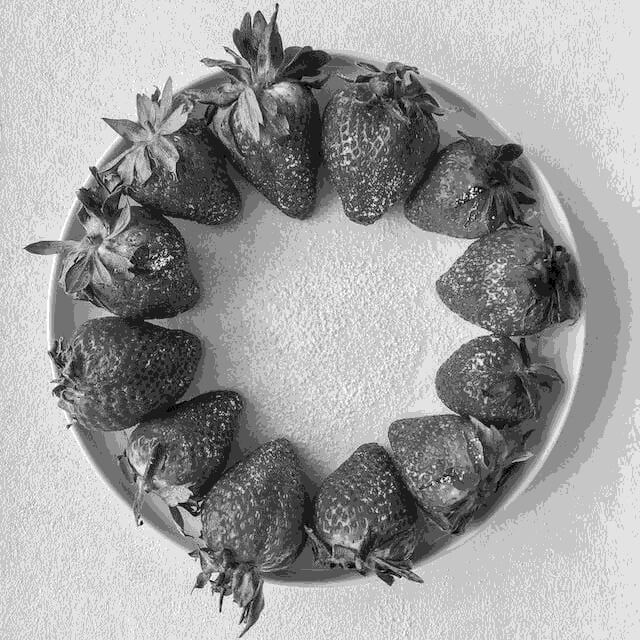
//> input picture Image/Image2.jpg, 640 x 640 px
$ ./CannyEdge   (built with g++ and OpenCV 4)
//> lines starting //> are read from the running program, lines starting //| are printed output that depends on the picture; after the words box and inside, x2 and y2 are one past the last pixel; in counts of white or black regions, pixels touching at a corner belong together
### Code/HightPass/CannyEdge/Header.h
#ifndef _HEADER_H_
#define _HEADER_H_

#include <opencv2/opencv.hpp>
#include <iostream>
#include <vector>
#include <cmath>

using namespace cv;
using namespace std;

class CannyEdge
{
public:
	static Mat CannyEdgeFilter(const Mat& img, double lowThresh, double highThresh);

private:
	static void computeGradient(const Mat& gx, const Mat& gy, Mat& magnitude, Mat& angle);
	static Mat nonMaxSuppression(const Mat& magnitude, const Mat& angle);
	static Mat hysteresis(const Mat& img, double lowThresh, double highThresh);
	static double bilinearInterpolation(const Mat& img, double x, double y);
};


#endif // _HEADER_H_

### Code/HightPass/CannyEdge/Source.cpp

#ifndef _SOURCE_CPP_
#define _SOURCE_CPP_

#include "Header.h"

void CannyEdge::computeGradient(const Mat& gx, const Mat& gy, Mat& magnitude, Mat& angle)
{
    magnitude = Mat::zeros(gx.size(), CV_64F);
    angle = Mat::zeros(gx.size(), CV_64F);
    for (int y = 0; y < gx.rows; y++) {
        for (int x = 0; x < gx.cols; x++) {
            double Gx = gx.at<double>(y, x);
            double Gy = gy.at<double>(y, x);
            magnitude.at<double>(y, x) = sqrt(Gx * Gx + Gy * Gy);
            angle.at<double>(y, x) = atan2(Gy, Gx) * 180.0 / CV_PI; // Degree
            if (angle.at<double>(y, x) < 0)
                angle.at<double>(y, x) += 180; // Degree ranges 0-180
        }
    }
}

// Non-Maximum Suppression
Mat CannyEdge::nonMaxSuppression(const Mat& magnitude, const Mat& angle)
{
    Mat suppressed = Mat::zeros(magnitude.size(), CV_64F);
    for (int y = 1; y < magnitude.rows - 1; y++) {
        for (int x = 1; x < magnitude.cols - 1; x++) {
            double ang = angle.at<double>(y, x);
            double mag = magnitude.at<double>(y, x);
            double mag1, mag2;

            //Determine the two neighboring points along the gradient direction
            if ((ang >= 0 && ang < 22.5) || (ang >= 157.5 && ang <= 180)) {
                mag1 = magnitude.at<double>(y, x - 1);
                mag2 = magnitude.at<double>(y, x + 1);
            }
            else if (ang >= 22.5 && ang < 67.5) {
                mag1 = magnitude.at<double>(y - 1, x + 1);
                mag2 = magnitude.at<double>(y + 1, x - 1);
            }
            else if (ang >= 67.5 && ang < 112.5) {
                mag1 = magnitude.at<double>(y - 1, x);
                mag2 = magnitude.at<double>(y + 1, x);
            }
            else { // 112.5 - 157.5
                mag1 = magnitude.at<double>(y - 1, x - 1);
                mag2 = magnitude.at<double>(y + 1, x + 1);
            }

            // Non-Maximum Suppression
            if (mag >= mag1 && mag >= mag2) {
                suppressed.at<double>(y, x) = mag;
            }
            else {
                suppressed.at<double>(y, x) = 0;
            }
        }
    }
    return suppressed;
}

// Hysteresis Thresholding
Mat CannyEdge::hysteresis(const Mat& img, double lowThresh, double highThresh)
{
    Mat res = Mat::zeros(img.size(), CV_8U);

    int rows = img.rows;
    int cols = img.cols;

    // Strong edge: 255, weak edge: 100
    const uchar strong = 255;
    const uchar weak = 100;

    // Marked trong and weak edge
    for (int y = 0; y < rows; y++) {
        for (int x = 0; x < cols; x++) {
            double val = img.at<double>(y, x);
            if (val >= highThresh)
                res.at<uchar>(y, x) = strong;
            else if (val >= lowThresh)
                res.at<uchar>(y, x) = weak;
        }
    }

    // Linking edge point
    bool changed;
    do {
        changed = false;
        for (int y = 1; y < rows - 1; y++) {
            for (int x = 1; x < cols - 1; x++) {
                if (res.at<uchar>(y, x) == weak) {
                    if (
                        res.at<uchar>(y - 1, x - 1) == strong || res.at<uchar>(y - 1, x) == strong ||
                        res.at<uchar>(y - 1, x + 1) == strong || res.at<uchar>(y, x - 1) == strong ||
                        res.at<uchar>(y, x + 1) == strong || res.at<uchar>(y + 1, x - 1) == strong ||
                        res.at<uchar>(y + 1, x) == strong || res.at<uchar>(y + 1, x + 1) == strong)
                    {
                        res.at<uchar>(y, x) = strong;
                        changed = true;
                    }
                    else
                    {
                        res.at<uchar>(y, x) = 0;
                    }
                }
            }
        }
    } while (changed);

    return res;
}

Mat CannyEdge::CannyEdgeFilter(const Mat& img, double lowThresh, double highThresh)
{
    //Gaussian Blur
    Mat imgBlur;
    GaussianBlur(img, imgBlur, Size(5, 5), 1.4, 1.4);

    //Sobel Culculate gradient in two directions
    Mat gx, gy, gx_abs, gy_abs;
    Sobel(imgBlur, gx, CV_64F, 1, 0, 3);
    Sobel(imgBlur, gy, CV_64F, 0, 1, 3);

    // Culculate gradient manitude and direction
    Mat magnitude, angle;
    CannyEdge::computeGradient(gx, gy, magnitude, angle);

    // Non-Maximum Suppression
    Mat nms = CannyEdge::nonMaxSuppression(magnitude, angle);

    // Hysteresis Thresholding
    Mat edges = hysteresis(nms, lowThresh, highThresh);

    return edges;
}

#endif // _SOURCE_CPP_

### Code/HightPass/CannyEdge/CannyEdge.cpp
#include "Header.h"
#include <chrono>

int main()
{
    Mat img = imread("D:/FresherXavisTech/Image/Image2.jpg", IMREAD_GRAYSCALE);
//> img is the input picture: 640 rows x 640 cols, CV_8UC1; min 0, max 255, mean 157.8
    if (img.empty()) {
        std::cerr << "Cannot open the image!\n";
        return -1;
    }
    imshow("Original image", img);

    /**********************
    *       Open CV       *
    ***********************/
    Mat blurred_image, OpenCVCanny;
    GaussianBlur(img, blurred_image, cv::Size(5, 5), 1.4, 1.4);
    auto start = std::chrono::high_resolution_clock::now();
    Canny(blurred_image, OpenCVCanny, 50, 150, 3, true);
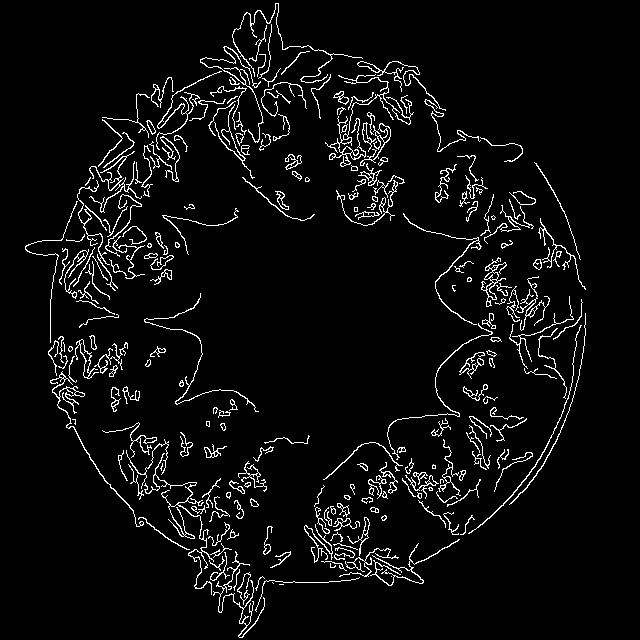
//> OpenCVCanny: 640 rows x 640 cols, CV_8UC1; 5% white in thin lines or dots, all inside (x1, y1, x2, y2) = (25, 3, 586, 638)
    auto end = std::chrono::high_resolution_clock::now();
    chrono::duration<double, std::milli> duration = end - start;
    cout << "Time openCV canny edge: " << duration.count() << " ms\n";
    imshow("OpenCV Canny Edges", OpenCVCanny);

    /**********************
    *       Manual        *
    ***********************/
    start = std::chrono::high_resolution_clock::now();
    Mat manualCanny = CannyEdge::CannyEdgeFilter(img, 50, 150);
//> in CannyEdgeFilter, `Sobel(imgBlur, gy, CV_64F, 0, 1, 3);`:
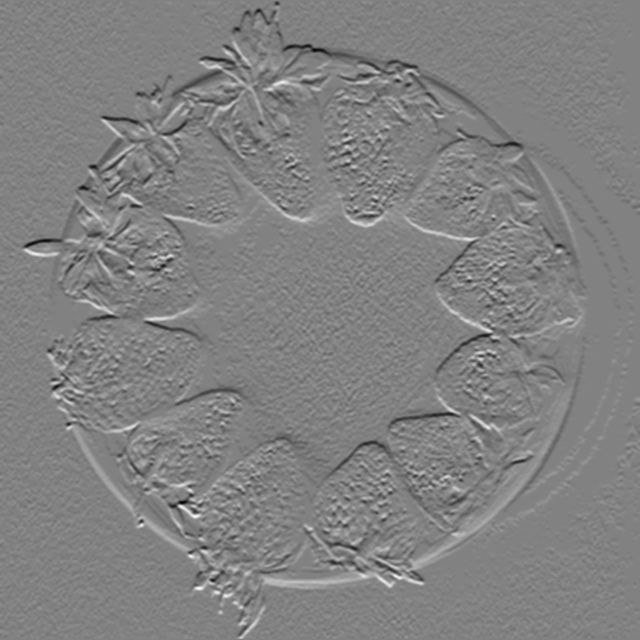
//> gy: 640 rows x 640 cols, CV_64FC1; min -358, max 346, mean 0; drawn with min black and max white
//> after the loop in computeGradient, `for (int y = 0; y < gx.rows; y++)`:
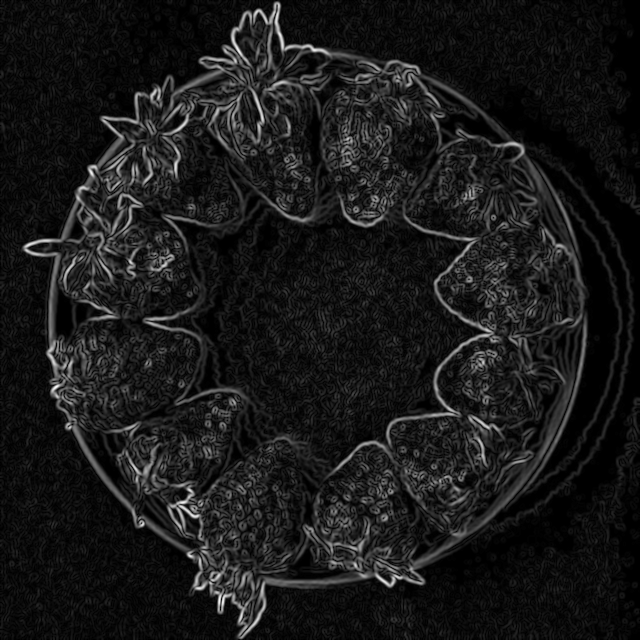
//> magnitude: 640 rows x 640 cols, CV_64FC1; min 0, max 383, mean 38.7; drawn with min black and max white
//> after the loop in computeGradient, `for (int y = 0; y < gx.rows; y++)`:
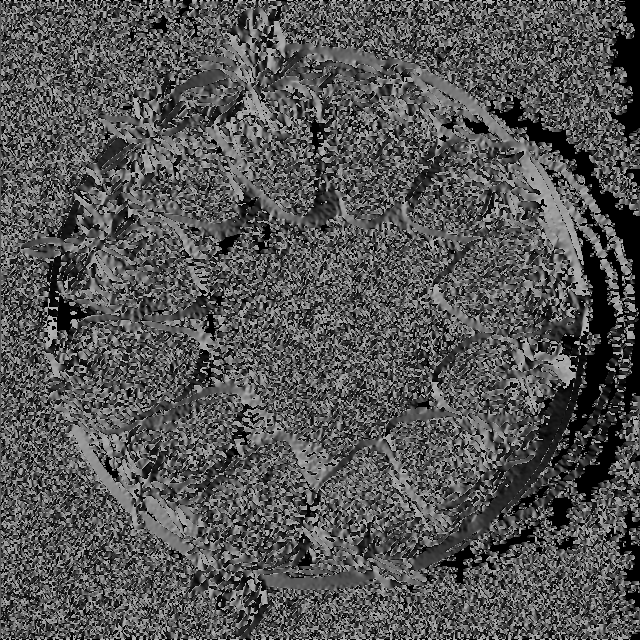
//> angle: 640 rows x 640 cols, CV_64FC1; min 0, max 180, mean 84.8
//> after the loop in nonMaxSuppression, `for (int y = 1; y < magnitude.rows - 1; y++)`:
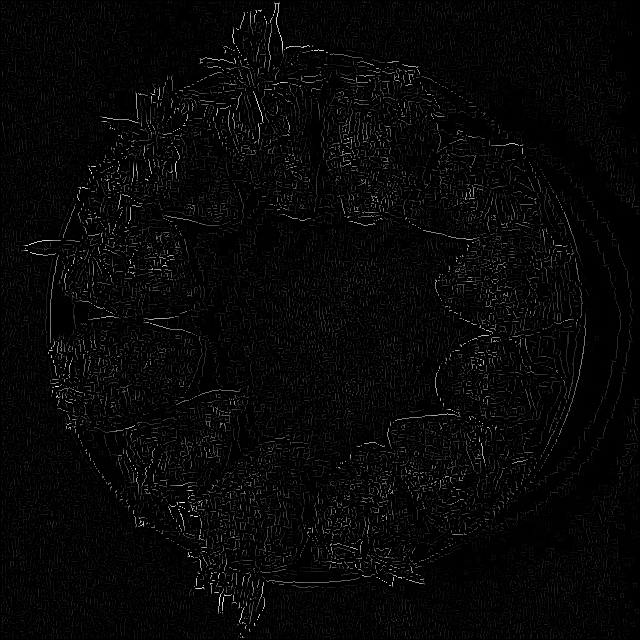
//> suppressed: 640 rows x 640 cols, CV_64FC1; min 0, max 383, mean 10.5; drawn with min black and max white
//> after the loop in hysteresis, `for (int y = 0; y < rows; y++)`:
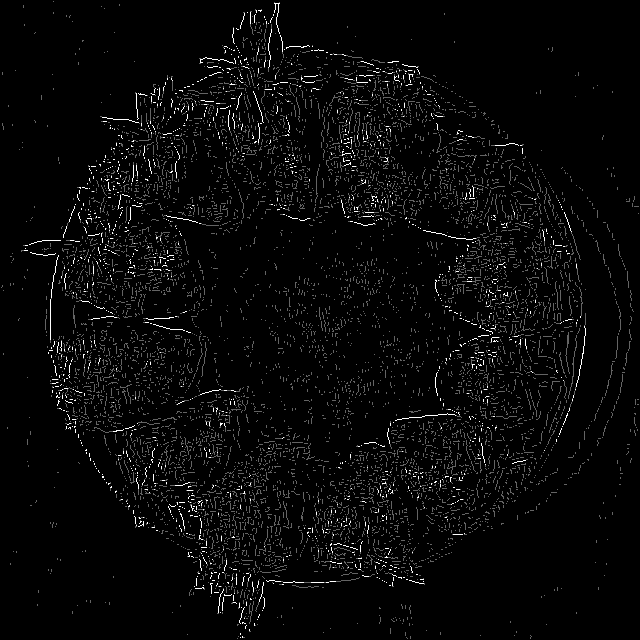
//> res: 640 rows x 640 cols, CV_8UC1; min 0, max 255, mean 8.5
//> the loop in hysteresis, `do` made 2 passes
//> changed on passes 1 to 2: true, false
//> after the loop in hysteresis, `do`:
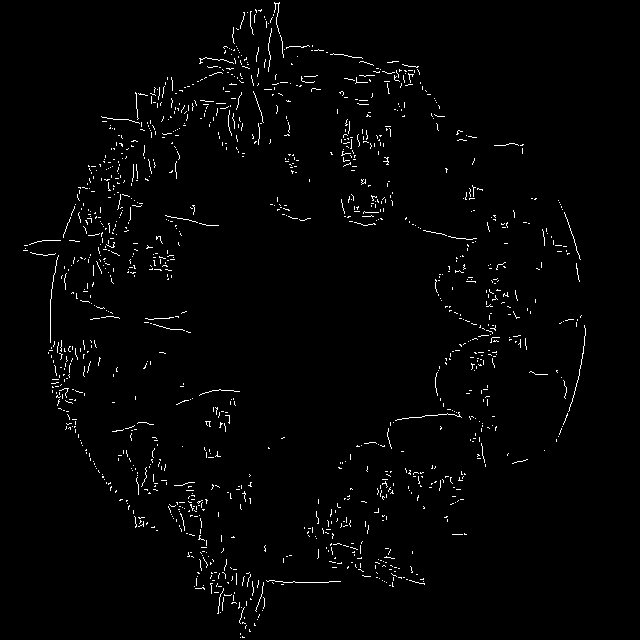
//> res: 640 rows x 640 cols, CV_8UC1; 1.7% white in thin lines or dots, all inside (x1, y1, x2, y2) = (23, 2, 586, 638)
//> after the loop in hysteresis, `do`: changed = false
    end = std::chrono::high_resolution_clock::now();
    duration = end - start;
    cout << "Time openCV canny edge: " << duration.count() << " ms\n";
    imshow("Manual Canny Edge", manualCanny);

    waitKey(0);
    return 0;
}

$ run again, with Image/2.jpg copied over Image/Image2.jpg
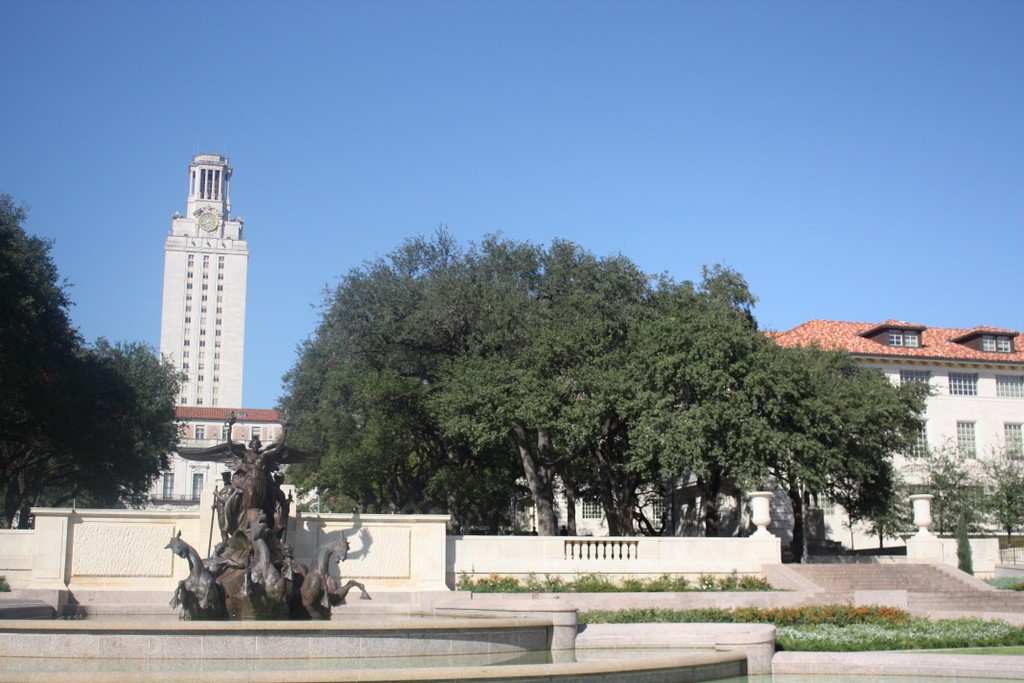
//> input picture Image/2.jpg, 1024 x 683 px
//> OpenCVCanny: 683 rows x 1024 cols, CV_8UC1; 4% white in thin lines or dots, all inside (x1, y1, x2, y2) = (0, 155, 1024, 683)
//> after the loop in computeGradient, `for (int y = 0; y < gx.rows; y++)`:
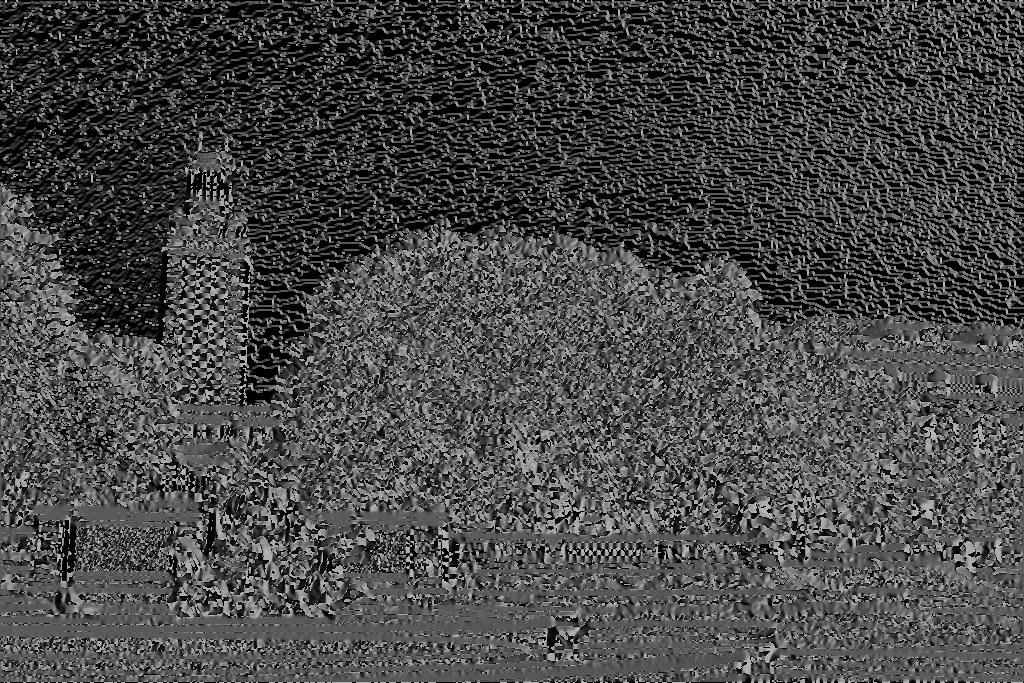
//> angle: 683 rows x 1024 cols, CV_64FC1; min 0, max 180, mean 72.9
//> the loop in hysteresis, `do` made 2 passes
//> changed on passes 1 to 2: true, false
//> after the loop in hysteresis, `do`:
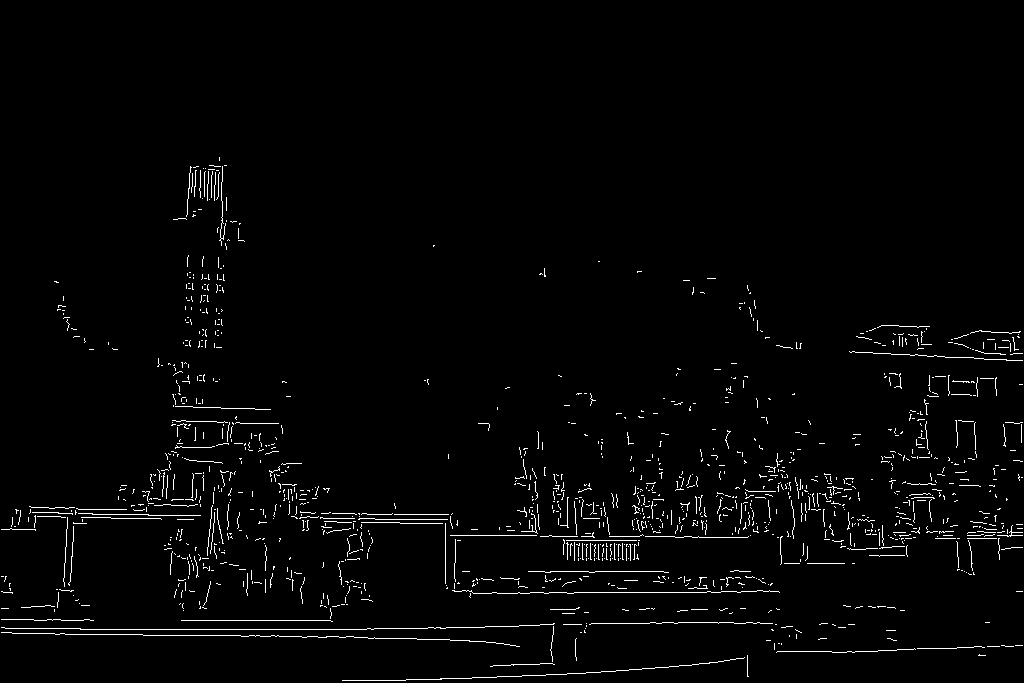
//> res: 683 rows x 1024 cols, CV_8UC1; 2% white in thin lines or dots, all inside (x1, y1, x2, y2) = (1, 157, 1023, 681)
//> after the loop in hysteresis, `do`: changed = false
